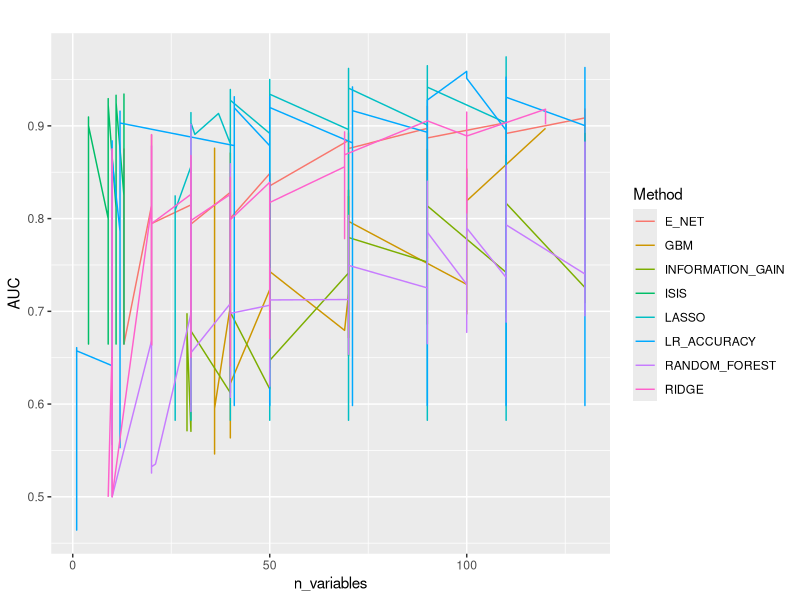

This chart was generated by the following R code: (Note: this script raises an error after producing the figure.)
library(gridExtra)
library(grid)
library(gridExtra)
library(ggplot2)



data = read.csv( "metrics.csv")
data_NN = read.csv( "NEURAL_NETWORK/metrics.csv")

data = rbind(data, data_NN)

data = data[ data$Treshold == 0.5, ]
data = data[ data$n_variables < 135 , ]
data = data[ data$Method != 'DECISION_TREE', ]



data = data[order( data$Model, data$Method, data$n_variables ), ]

 ggplot( data , aes( x = n_variables, group = Method )) +
  geom_line( aes( y = AUC, color = Method )) + 
  #geom_point(  aes( y = AUC, color = Method ) ) +
  ggtitle( '')


 # ggplot( data, aes(n_variables ,Accuracy, fill=Model))+
 #   geom_line(position="dodge",stat="identity")+
 #   facet_wrap(~Method,nrow=3)
 

df = data.frame() 

for (model in unique( data$Model))
{
  print( model )
  current_data = data[ data$Model == model, ]
  
  row = current_data[ which.max(current_data$AUC), ]
  row$criteria = 'AUC'
  df = rbind( df, row)
  
  row = current_data[ which.max(current_data$Accuracy), ]
  row$criteria = 'ACC'
  df = rbind( df, row)
  
}


# method = 'LASSO'
# 
# df = current_data[ current_data$Method == method, ]
# plot(density(df$Accuracy))
# media = mean(df$Accuracy)
# sd = sd(df$Accuracy)
# 
# df$Accuracy < media + sd & df$Accuracy > media - sd

df$nvar_min = NA
df$max = NA
df$min = NA
df$AUC_bis = NA
df$ACC_bis = NA



for (model in unique( data$Model))
{
  # model = 'GBM'
  current_data_model = data[ data$Model == model, ]
  
  for ( method in unique( current_data_model$Method))
  {
    print ( c(model, method ))
    # method = 'LR_ACCURACY'
    
    current_data = current_data_model[ current_data_model$Method == method, ]
    media = mean(current_data$Accuracy)
    sd = sd(current_data$Accuracy)
    row = current_data[ current_data$Accuracy < media + sd & current_data$Accuracy > media - sd, ]
    row = row[ which.min(row$n_variables), ]
    df$nvar_min[ df$Model == row$Model & df$Method == row$Method  ] = row$n_variables
    df$max[ df$Model == row$Model & df$Method == row$Method  ] = media + sd
    df$min[ df$Model == row$Model & df$Method == row$Method  ] = media - sd
    df$AUC_bis[ df$Model == row$Model & df$Method == row$Method  ] = row$AUC
    df$ACC_bis[ df$Model == row$Model & df$Method == row$Method  ] = row$Accuracy
    }
}



df_IC = df[ , c(1,3,4,9, 10, 15:19)]
df_IC$Accuracy = paste0( round( df_IC$Accuracy*100,2), '%' )
df_IC$AUC = paste0( round( df_IC$AUC*100,2), '%' )

df_IC$AUC_bis = paste0( round( df_IC$AUC_bis*100,2), '%' )
df_IC$ACC_bis = paste0( round( df_IC$ACC_bis*100,2), '%' )

df_IC$max = paste0( round( df_IC$max*100,2), '%' )
df_IC$min = paste0( round( df_IC$min*100,2), '%' )
df_IC



###########################################################################################
###########################################################################################
###########################################################################################

multiplot <- function(..., plotlist=NULL, file, cols=1, layout=NULL) 
{
  library(grid)
  
  # Make a list from the ... arguments and plotlist
  plots <- c(list(...), plotlist)
  
  numPlots = length(plots)
  
  # If layout is NULL, then use 'cols' to determine layout
  if (is.null(layout)) {
    # Make the panel
    # ncol: Number of columns of plots
    # nrow: Number of rows needed, calculated from # of cols
    layout <- matrix(seq(1, cols * ceiling(numPlots/cols)),
                     ncol = cols, nrow = ceiling(numPlots/cols))
  }
  
  if (numPlots==1) {
    print(plots[[1]])
    
  } else {
    # Set up the page
    grid.newpage()
    pushViewport(viewport(layout = grid.layout(nrow(layout), ncol(layout))))
    
    # Make each plot, in the correct location
    for (i in 1:numPlots) {
      # Get the i,j matrix positions of the regions that contain this subplot
      matchidx <- as.data.frame(which(layout == i, arr.ind = TRUE))
      
      print(plots[[i]], vp = viewport(layout.pos.row = matchidx$row,
                                      layout.pos.col = matchidx$col))
    }
  }
}




methods = unique( data$Method )
method = methods[3]



data$ACC_NEW = data$Accuracy/data$n_variables
list_plot = list( )

i = 1
for ( method in methods) 
{
  
  current_df = data[ data$Method == method, ]
  
 plot = ggplot( current_df , aes( x = n_variables, group = Model )) + 
   geom_line( aes( y = Accuracy, color = Model) ) + 
   geom_point(  aes( y = Accuracy, color = Model) ) +
  ggtitle( method )
 
 
 list_plot[[i]] = plot
 i = i+ 1
}


plots = list_plot


p = plots[[3]]

# Extract the legend. Returns a gtable
leg <- get_legend(p)

# Convert to a ggplot and print
legend = as_ggplot(leg)




g_legend <- function(a.gplot){ 
  tmp <- ggplot_gtable(ggplot_build(a.gplot)) 
  leg <- which(sapply(tmp$grobs, function(x) x$name) == "guide-box") 
  legend <- tmp$grobs[[leg]] 
  return(legend)} 

legend = g_legend(p)

p1 = plots[[1]] + theme(legend.position="none") 
p2 = plots[[2]]+ theme(legend.position="none") 
p3 = plots[[3]]+ theme(legend.position="none")
p4 = plots[[4]]+ theme(legend.position="none")
p5 = plots[[5]]+ theme(legend.position="none")
p6 = plots[[6]]+ theme(legend.position="none")
p7 = plots[[7]]+ theme(legend.position="none")
p8 = plots[[8]] + theme(legend.position="none")


cols = c(1, 3, 4, 9, 10)



df_ACC = df[ df$criteria == 'ACC', cols ]

df_ACC$Accuracy = paste0( round( df_ACC$Accuracy*100, 2) , '%' ) 
df_ACC$AUC = paste0( round( df_ACC$AUC*100, 2) , '%' ) 



tab = grid.table( df_ACC )
ss <- tableGrob(df_ACC, rows = NULL)

grid.arrange(p1, p2, p3, p4, p5, legend, p6, p7, p8,
             ncol = 3, nrow = 3)
             #top = textGrob("Performance: Model Selection and Variable Ranking", gp=gpar(cex=1.5), just="top"))#"Performance: Model Selection and Variable Ranking")

legend



df_AUC = df[ df$criteria == 'AUC', cols ]



df_ISIS = data[ data$Method == 'ISIS' & data$Treshold == 0.5,]

df_isis_best = data.frame()

for (model in unique( df_ISIS$Model))
{
  # model = 'GBM'
  current_data = df_ISIS[ df_ISIS$Model == model, ]

  row = current_data[ which.max(current_data$Accuracy), ]
  row$criteria = 'ACC'
  df_isis_best = rbind( df_isis_best, row)

  }


df_isis_best = df_isis_best[ , c(1,3,4,9, 10)]

